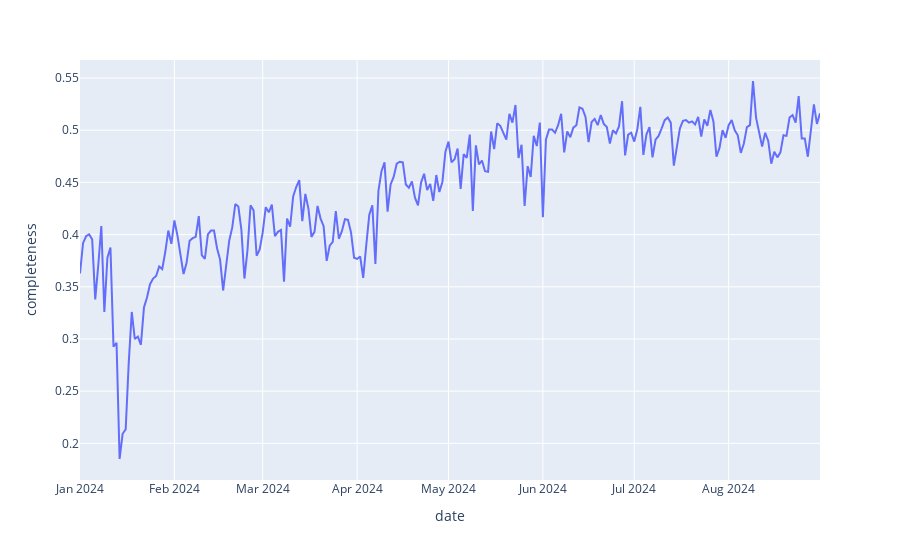

Notebook source saved alongside this figure:
### Code cell
plot_data = bike_rides.groupby('date')['station_name'].nunique().rename('completeness')
plot_data = plot_data / bike_rides['station_name'].nunique()
px.line(plot_data.reset_index(), x='date', y='completeness')

### Figure 1 — Plotly figure (JSON) as saved in the notebook; plotly's stock layout.template omitted (floating-point values rounded to 4 significant figures; data arrays with more than 128 entries replaced by an {"elided": "..."} marker saying what was removed)
{"data": [{"hovertemplate": "date=%{x}<br>completeness=%{y}<extra></extra>", "legendgroup": "", "line": {"color": "#636efa", "dash": "solid"}, "marker": {"symbol": "circle"}, "mode": "lines", "name": "", "orientation": "v", "showlegend": false, "type": "scatter", "x": {"elided": "244 str values"}, "xaxis": "x", "y": {"elided": "244 float values"}, "yaxis": "y"}], "layout": {"legend": {"tracegroupgap": 0}, "margin": {"t": 60}, "xaxis": {"anchor": "y", "domain": [0, 1], "title": {"text": "date"}}, "yaxis": {"anchor": "x", "domain": [0, 1], "title": {"text": "completeness"}}}}
